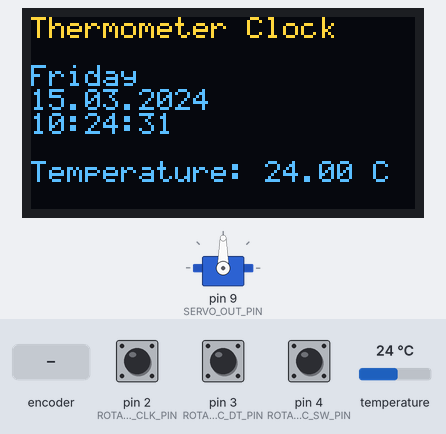
The sketch below on a simulated Arduino Uno, built with avr-gcc and run on an emulated ATmega328P. Parts: servo, 128×64 one-colour display. Inputs (shaded band) come from the test bench; at power-on: pin 4 (ROTARYENC_SW_PIN) HIGH, pin 2 (ROTARYENC_CLK_PIN) HIGH, pin 3 (ROTARYENC_DT_PIN) HIGH, temperature 24 °C. The OLED is the two-colour kind (top 16 rows yellow); the local clock reads 2024-03-15 10:24:30 at power-on unless the sketch sets it; what the sketch prints to the serial monitor is not drawn.

Above: at 1.2 s.
1.3 s: pin 4 (ROTARYENC_SW_PIN) pulled LOW for 0.15 s
At 2.4 s:
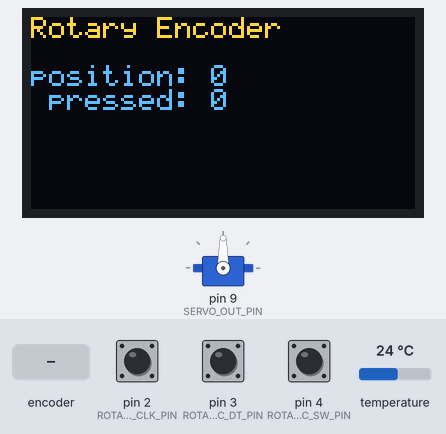
3.1 s: rotary encoder on pin 2 (ROTARYENC_CLK_PIN) / pin 3 (ROTARYENC_DT_PIN) turned 2 steps (second pin leading)
At 4.6 s:
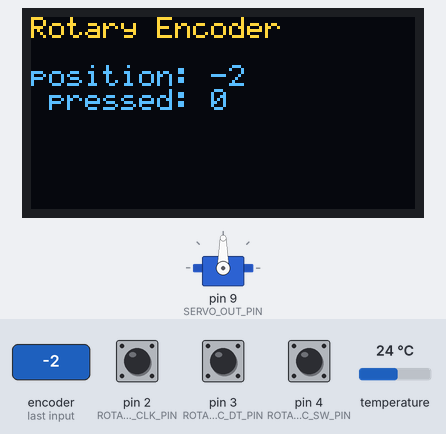
5.2 s: pin 4 (ROTARYENC_SW_PIN) pulled LOW for 1 s
At 5.9 s:
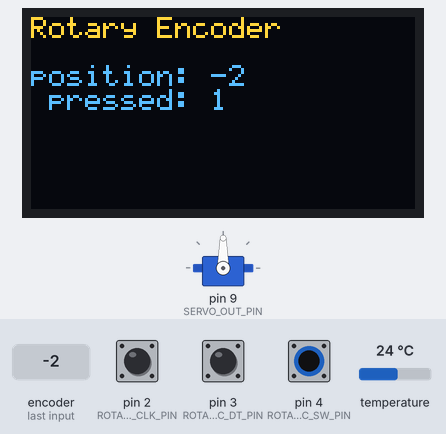
7.9 s: rotary encoder on pin 2 (ROTARYENC_CLK_PIN) / pin 3 (ROTARYENC_DT_PIN) turned 3 steps (first pin leading)
At 9.1 s:
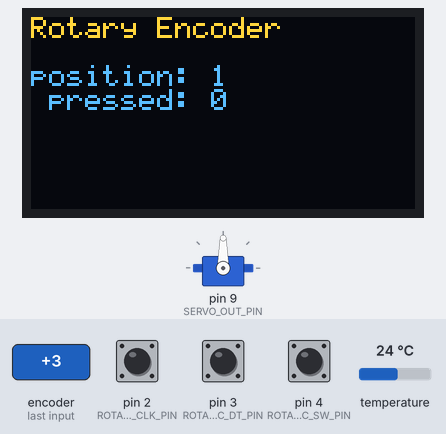
Timing chart, 0 to 10.9 s (numbered marks = the images above; inputs shaded):
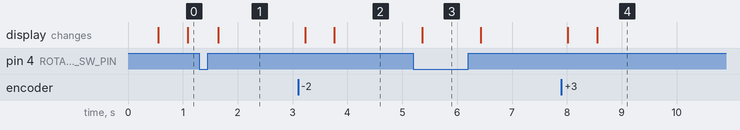

The sketch:

OledRtcRotaryServoTest.ino
```cpp
// Test for minimum program size.

#include <stdio.h>
#include <Wire.h>
#include "SSD1306Ascii.h"
#include "SSD1306AsciiWire.h"
#include "RTClib.h"
#include <Servo.h>

// OLED I2C definitions:
#define OLED_I2C_ADDRESS 0x3C // 0X3C+SA0 - 0x3C or 0x3D
#define OLED_RST_PIN -1 // Define proper RST_PIN if required.
//#define OLED_TYPE Adafruit128x32
#define OLED_TYPE Adafruit128x64

//#define NULL_PTR NULL //stddef.h

// Servo definitions:
#define SERVO_OUT_PIN 9

// RotaryEncoder definitions:
typedef void (*RotaryEncoderPressedCallback) (bool pressed, void *data);
#define ROTARYENC_CLK_PIN 2
#define ROTARYENC_DT_PIN 3
#define ROTARYENC_SW_PIN 4
bool rotaryEncoderInit(int clk_pin, int dt_pin, int sw_pin, RotaryEncoderPressedCallback callback = nullptr, void* callback_datacontext = nullptr);
void rotaryEncoderLoop();
void rotaryEncoderResetPosition();
int  rotaryEncoderGetPosition();
bool rotaryEncoderGetPressed();

// globals
SSD1306AsciiWire oled;
RTC_DS3231 rtc;
Servo servo1;

//------------------------------------------------------------------------------
void setup() {
  // init serial interface for printing debug infos to SerialMonitor
  Serial.begin(9600);

  // init RotaryEncoder
  void* callbackDataContext = nullptr; //= (void*)&menuEntry;
  rotaryEncoderInit(ROTARYENC_CLK_PIN, ROTARYENC_DT_PIN, ROTARYENC_SW_PIN,
    onRotaryEncoderTasterPressed,
    callbackDataContext);

  // init Servo control
  servo1.attach(SERVO_OUT_PIN);

  // init I2C interface
  Wire.begin();
  Wire.setClock(400000L);

  // init OLED device
#if OLED_RST_PIN >= 0
  oled.begin(&OLED_TYPE, OLED_I2C_ADDRESS, OLED_RST_PIN);
#else
  oled.begin(&OLED_TYPE, OLED_I2C_ADDRESS);
#endif
  oled.setFont(System5x7);
  oled.clear();

  // init RTC device
  if (!rtc.begin()) {
    oled.println("Couldn't find RTC");
    while (1) delay(10);
  }
  if (rtc.lostPower()) {
    oled.println("RTC lost power, let's set the time!");
    // When time needs to be set on a new device, or after a power loss, the
    // following line sets the RTC to the date & time this sketch was compiled
    rtc.adjust(DateTime(F(__DATE__), F(__TIME__)));
    // This line sets the RTC with an explicit date & time, for example to set
    // January 21, 2014 at 3am you would call:
    // rtc.adjust(DateTime(2014, 1, 21, 3, 0, 0));
  }
  // When time needs to be re-set on a previously configured device, the
  // following line sets the RTC to the date & time this sketch was compiled
  // rtc.adjust(DateTime(F(__DATE__), F(__TIME__)));
  // This line sets the RTC with an explicit date & time, for example to set
  // January 21, 2014 at 3am you would call:
  // rtc.adjust(DateTime(2014, 1, 21, 3, 0, 0));
}

//------------------------------------------------------------------------------
void loop() {
	rotaryEncoderLoop();
  displayUpdateLoop();
}

//------------------------------------------------------------------------------
// APP logic
#define MENU_ThermoClockDisplay 0
#define MENU_RotaryEncoderDisplay 1
#define MENU_ServoTestDisplay 2
#define MENU_MaxEntry 2
int menuEntry = MENU_ThermoClockDisplay;
int menuEntry_last = -1;
bool menuEntry_change_on_rotaryEncoder_pressed = true;
int rotateMenuSelection(int entry) {
  if (!menuEntry_change_on_rotaryEncoder_pressed) {
    return entry;
  }
  entry++;
  if (entry > MENU_MaxEntry) {
    entry = 0;
  }
  return entry;
}

//void updateThermoClockDisplay();
//void updateRotaryEncoderDisplay();
//void updateServoTestDisplay();
#define DISPLAY_UPDATE_INTERVAL_MILLISECONDS 500
#define DISPLAY_UPDATE_DELAY_MILLISECONDS 2
int display_update_milliseonds = 0;

void displayUpdateLoop() {
  if (display_update_milliseonds < DISPLAY_UPDATE_INTERVAL_MILLISECONDS) {
    display_update_milliseonds += DISPLAY_UPDATE_DELAY_MILLISECONDS;
    delay(DISPLAY_UPDATE_DELAY_MILLISECONDS);
    return;
  }
  display_update_milliseonds = 0;

  if (menuEntry != menuEntry_last) {
    menuEntry_last = menuEntry;
    oled.clear();
    rotaryEncoderResetPosition();
  }

  switch (menuEntry) {
    case MENU_ThermoClockDisplay:
      updateThermoClockDisplay();
      break;
    case MENU_RotaryEncoderDisplay:
      menuEntry_change_on_rotaryEncoder_pressed = false;
      if (updateRotaryEncoderDisplay()) {
        menuEntry_change_on_rotaryEncoder_pressed = true;
        menuEntry = rotateMenuSelection(menuEntry);
      }
      break;
    case MENU_ServoTestDisplay:
      updateServoTestDisplay();
      break;
    default:
      menuEntry = 0;
  }
}

void onRotaryEncoderTasterPressed(bool pressed, void* data) {
  Serial.print("onRotaryEncoderTasterPressed(");
  Serial.print(pressed);
  Serial.print(",");
  Serial.print((int)data);
  Serial.println(")");
  if (pressed) {
    //int* intPtr = (int*)data;
    //*intPtr = rotateMenuSelection(*intPtr);
    menuEntry = rotateMenuSelection(menuEntry);
    Serial.print("menuEntry = ");
    Serial.println(menuEntry);
  }
}

//------------------------------------------------------------------------------
// RotaryEncoder Test
bool updateRotaryEncoderDisplay() {
  // https://cdn.shopify.com/s/files/1/1509/1638/files/AZ165_B_23-7_EN_B07TKK4QQD_a0148fb6-0b2b-4a59-a903-9ade7ef9fdd0.pdf
  bool pressed = rotaryEncoderGetPressed();
  int pos = rotaryEncoderGetPosition();

  oled.home();
  oled.println("Rotary Encoder");
  oled.println();
  oled.print("position: "); oled.print(pos); oled.clearToEOL();
  oled.println();
  oled.print(" pressed: "); oled.print(pressed); oled.clearToEOL();
  oled.println();
  return pressed && !pos;
}

//------------------------------------------------------------------------------
// ServoTest
void updateServoTestDisplay() {
  // https://docs.arduino.cc/learn/electronics/servo-motors/
  int pos = rotaryEncoderGetPosition();

  oled.home();
  oled.println("Servo Test");
  oled.println();
  oled.print("position: "); oled.print(pos); oled.clearToEOL();
  oled.println();

  int val = map(pos, -50, 50, 0, 180);     // scale it to use it with the servo (value between 0 and 180)
  servo1.write(val);                   // sets the servo position according to the scaled value
  delay(15);                           // waits for the servo to get ther
}

//------------------------------------------------------------------------------
// ThermoClock
//DateTime lastDisplayUpdate;
void updateThermoClockDisplay() {
  char daysOfTheWeek[7][12] = {"Sunday", "Monday", "Tuesday", "Wednesday", "Thursday", "Friday", "Saturday"};
  char dateStr[256];
  char timeStr[256];

  DateTime now = rtc.now();
  sprintf(dateStr, "%02d.%02d.%04d\0", now.day(), now.month(), now.year());
  sprintf(timeStr, "%02d:%02d:%02d\0", now.hour(), now.minute(), now.second());
  // TimeSpan span = now - lastDisplayUpdate;
  // auto spanSecs = span.seconds();
  // //Serial.print(".");
  // if (spanSecs * 1000 < DISPLAY_UPDATE_INTERVAL_MILLISECONDS) {
  //   Serial.println(spanSecs);
  //   delay(100);
  //   return;
  // }
  // lastDisplayUpdate = now;

  oled.home();
  oled.println("Thermometer Clock");
  oled.println();
  oled.println(daysOfTheWeek[now.dayOfTheWeek()]);
  oled.println(dateStr);
  oled.println(timeStr);
  oled.println();
  oled.print("Temperature: ");
  oled.print(rtc.getTemperature());
  oled.println(" C");
  //oled.println();

  Serial.print(" since midnight 1/1/1970 = ");
  Serial.print(now.unixtime());
  Serial.print("s = ");
  Serial.print(now.unixtime() / 86400L);
  Serial.println("d");
/*
  // calculate a date which is 7 days, 12 hours, 30 minutes, 6 seconds into the future
  DateTime future (now + TimeSpan(7,12,30,6));
  Serial.print(" now + 7d + 12h + 30m + 6s: ");
  Serial.print(future.year(), DEC);
  Serial.print('/');
  Serial.print(future.month(), DEC);
  Serial.print('/');
  Serial.print(future.day(), DEC);
  Serial.print(' ');
  Serial.print(future.hour(), DEC);
  Serial.print(':');
  Serial.print(future.minute(), DEC);
  Serial.print(':');
  Serial.print(future.second(), DEC);
  Serial.println();
*/
}


//------------------------------------------------------------------------------
// RotaryEncoder
int rotaryenc_position_min = -50;
int rotaryenc_position_max = 50;
int rotaryenc_position = 0;
bool rotaryenc_taster = LOW; // from Arduino.h
int rotaryenc_last_position = 0;
bool rotaryenc_last_taster = LOW;
RotaryEncoderPressedCallback rotaryenc_pressed_callback = nullptr;
void* rotaryenc_callback_datacontext = nullptr;

void rotaryEncoderResetPosition() {
  rotaryenc_position = 0;
}

int rotaryEncoderGetPosition() {
  return rotaryenc_position;
}

bool rotaryEncoderGetPressed() {
  return rotaryenc_taster;
}

bool rotaryEncoderInit(int clk_pin, int dt_pin, int sw_pin, RotaryEncoderPressedCallback callback, void* callback_datacontext) {
  rotaryenc_pressed_callback = callback;
  rotaryenc_callback_datacontext = callback_datacontext;
  // init IO-pins for RotaryEncoder
  pinMode(clk_pin, INPUT_PULLUP);
  pinMode(dt_pin, INPUT_PULLUP);
  pinMode(sw_pin, INPUT_PULLUP);
  return true;
}

void rotaryEncoderLoop() {
  // update RotaryEncoder state
	int n = digitalRead(ROTARYENC_CLK_PIN);
	rotaryenc_taster = !digitalRead(ROTARYENC_SW_PIN);
	if(rotaryenc_taster != rotaryenc_last_taster) {
    if (rotaryenc_pressed_callback) {
      rotaryenc_pressed_callback(rotaryenc_taster, rotaryenc_callback_datacontext);
    }
	  Serial.print(rotaryenc_position);
	  Serial.print("|");
	  Serial.println(rotaryenc_taster);
	  delay(10);
	  rotaryenc_last_taster = rotaryenc_taster;
	}
	// one tab
	if((rotaryenc_last_position == 0) && (n == HIGH)) {
	  if(digitalRead(ROTARYENC_DT_PIN) == LOW) {
	    rotaryenc_position++;
      if (rotaryenc_position > rotaryenc_position_max) {
        rotaryenc_position = rotaryenc_position_max;
      }
	  }
	  else {
	    rotaryenc_position--;
      if (rotaryenc_position < rotaryenc_position_min) {
        rotaryenc_position = rotaryenc_position_min;
      }
	  }
	  Serial.print(rotaryenc_position);
	  Serial.print("|");
	  Serial.println(rotaryenc_taster);
	}
	rotaryenc_last_position = n;
}
```

Measured:
- after the input at 1.3 s, the display: changes after 0.34 s (image 1)
- after the input at 3.1 s, the display: first changes after 0.13 s (image 2 shows a later state)
- after the input at 5.2 s, the display: changes after 0.16 s (image 3)
- after the input at 7.9 s, the display: first changes after 0.12 s (image 4 shows a later state)
